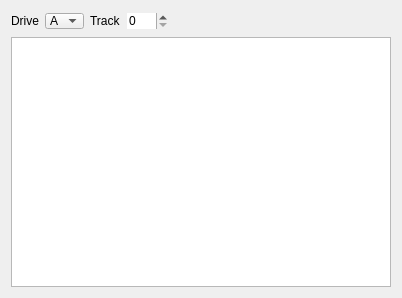
       <widget class="QWidget" name="tabFdd">
        <attribute name="title">
         <string>FDD</string>
        </attribute>
        <layout class="QVBoxLayout" name="verticalLayout_13">
         <item>
          <layout class="QHBoxLayout" name="horizontalLayout_8">
           <item>
            <widget class="QLabel" name="label_69">
             <property name="text">
              <string>Drive</string>
             </property>
            </widget>
           </item>
           <item>
            <widget class="QComboBox" name="cbDrive">
             <property name="maximumSize">
              <size>
               <width>16777215</width>
               <height>16</height>
              </size>
             </property>
             <item>
              <property name="text">
               <string>A</string>
              </property>
             </item>
             <item>
              <property name="text">
               <string>B</string>
              </property>
             </item>
             <item>
              <property name="text">
               <string>C</string>
              </property>
             </item>
             <item>
              <property name="text">
               <string>D</string>
              </property>
             </item>
            </widget>
           </item>
           <item>
            <widget class="QLabel" name="label_70">
             <property name="text">
              <string>Track</string>
             </property>
            </widget>
           </item>
           <item>
            <widget class="QSpinBox" name="sbTrack">
             <property name="maximumSize">
              <size>
               <width>16777215</width>
               <height>16</height>
              </size>
             </property>
             <property name="frame">
              <bool>false</bool>
             </property>
             <property name="maximum">
              <number>166</number>
             </property>
            </widget>
           </item>
           <item>
            <spacer name="horizontalSpacer_6">
             <property name="orientation">
              <enum>Qt::Horizontal</enum>
             </property>
             <property name="sizeHint" stdset="0">
              <size>
               <width>40</width>
               <height>20</height>
              </size>
             </property>
            </spacer>
           </item>
          </layout>
         </item>
         <item>
          <widget class="xDiskDump" name="tabDiskDump">
           <property name="minimumSize">
            <size>
             <width>380</width>
             <height>250</height>
            </size>
           </property>
           <property name="selectionMode">
            <enum>QAbstractItemView::SingleSelection</enum>
           </property>
           <property name="showGrid">
            <bool>false</bool>
           </property>
           <attribute name="horizontalHeaderVisible">
            <bool>false</bool>
           </attribute>
           <attribute name="horizontalHeaderMinimumSectionSize">
            <number>30</number>
           </attribute>
           <attribute name="horizontalHeaderDefaultSectionSize">
            <number>30</number>
           </attribute>
           <attribute name="verticalHeaderVisible">
            <bool>false</bool>
           </attribute>
           <attribute name="verticalHeaderDefaultSectionSize">
            <number>17</number>
           </attribute>
          </widget>
         </item>
        </layout>
       </widget>
